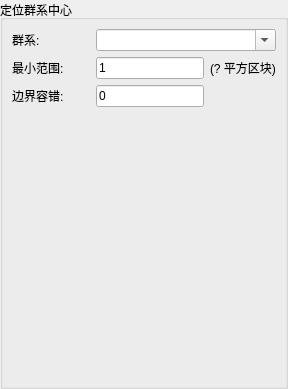
         <widget class="QWidget" name="pageBiomeCenter">
          <layout class="QGridLayout" name="gridLayout_18">
           <property name="leftMargin">
            <number>0</number>
           </property>
           <property name="topMargin">
            <number>0</number>
           </property>
           <property name="rightMargin">
            <number>0</number>
           </property>
           <property name="bottomMargin">
            <number>0</number>
           </property>
           <property name="spacing">
            <number>0</number>
           </property>
           <item row="0" column="0">
            <widget class="QGroupBox" name="groupBox_5">
             <property name="title">
              <string>定位群系中心</string>
             </property>
             <layout class="QGridLayout" name="gridLayout_19">
              <item row="3" column="1">
               <spacer name="verticalSpacer_4">
                <property name="orientation">
                 <enum>Qt::Vertical</enum>
                </property>
                <property name="sizeHint" stdset="0">
                 <size>
                  <width>20</width>
                  <height>270</height>
                 </size>
                </property>
               </spacer>
              </item>
              <item row="0" column="2" colspan="2">
               <widget class="QComboBox" name="comboMatchBiome">
                <property name="editable">
                 <bool>true</bool>
                </property>
                <property name="maxVisibleItems">
                 <number>20</number>
                </property>
               </widget>
              </item>
              <item row="1" column="3">
               <widget class="QLabel" name="labelBiomeSize">
                <property name="sizePolicy">
                 <sizepolicy hsizetype="MinimumExpanding" vsizetype="Preferred">
                  <horstretch>0</horstretch>
                  <verstretch>0</verstretch>
                 </sizepolicy>
                </property>
                <property name="text">
                 <string>(? 平方区块)</string>
                </property>
               </widget>
              </item>
              <item row="1" column="2">
               <widget class="QLineEdit" name="lineBiomeSize">
                <property name="text">
                 <string>1</string>
                </property>
               </widget>
              </item>
              <item row="1" column="0" colspan="2">
               <widget class="QLabel" name="label_5">
                <property name="text">
                 <string>最小范围:</string>
                </property>
               </widget>
              </item>
              <item row="2" column="0">
               <widget class="QLabel" name="label_4">
                <property name="text">
                 <string>边界容错:</string>
                </property>
               </widget>
              </item>
              <item row="0" column="0">
               <widget class="QLabel" name="label_6">
                <property name="text">
                 <string>群系:</string>
                </property>
               </widget>
              </item>
              <item row="2" column="2">
               <widget class="QLineEdit" name="lineTollerance">
                <property name="text">
                 <string>0</string>
                </property>
               </widget>
              </item>
             </layout>
            </widget>
           </item>
          </layout>
         </widget>
